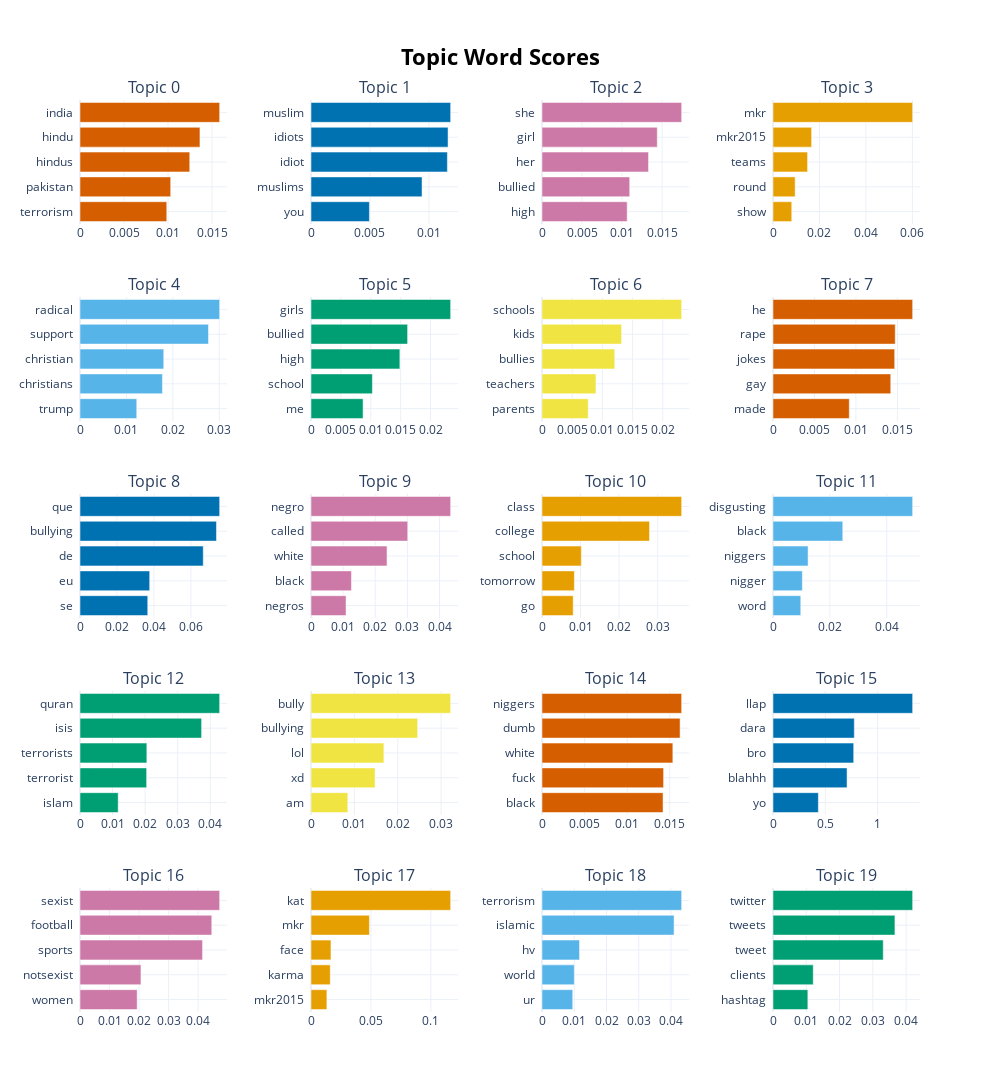

Notebook code for this chart:
### Code cell
topic_model.visualize_barchart(top_n_topics=20)

### Figure 1 — Plotly figure (JSON) as saved in the notebook; plotly's stock layout.template omitted (floating-point values rounded to 4 significant figures)
{"data": [{"marker": {"color": "#D55E00"}, "orientation": "h", "type": "bar", "x": [0.009855, 0.0103, 0.01246, 0.01362, 0.01586], "xaxis": "x", "y": ["terrorism  ", "pakistan  ", "hindus  ", "hindu  ", "india  "], "yaxis": "y"}, {"marker": {"color": "#0072B2"}, "orientation": "h", "type": "bar", "x": [0.004954, 0.009416, 0.01156, 0.01162, 0.01184], "xaxis": "x2", "y": ["you  ", "muslims  ", "idiot  ", "idiots  ", "muslim  "], "yaxis": "y2"}, {"marker": {"color": "#CC79A7"}, "orientation": "h", "type": "bar", "x": [0.01064, 0.01096, 0.01331, 0.0144, 0.01744], "xaxis": "x3", "y": ["high  ", "bullied  ", "her  ", "girl  ", "she  "], "yaxis": "y3"}, {"marker": {"color": "#E69F00"}, "orientation": "h", "type": "bar", "x": [0.008072, 0.009537, 0.01488, 0.01662, 0.06011], "xaxis": "x4", "y": ["show  ", "round  ", "teams  ", "mkr2015  ", "mkr  "], "yaxis": "y4"}, {"marker": {"color": "#56B4E9"}, "orientation": "h", "type": "bar", "x": [0.01222, 0.01775, 0.01803, 0.02767, 0.03007], "xaxis": "x5", "y": ["trump  ", "christians  ", "christian  ", "support  ", "radical  "], "yaxis": "y5"}, {"marker": {"color": "#009E73"}, "orientation": "h", "type": "bar", "x": [0.008712, 0.01027, 0.01487, 0.01616, 0.02336], "xaxis": "x6", "y": ["me  ", "school  ", "high  ", "bullied  ", "girls  "], "yaxis": "y6"}, {"marker": {"color": "#F0E442"}, "orientation": "h", "type": "bar", "x": [0.007649, 0.008933, 0.01204, 0.01318, 0.02312], "xaxis": "x7", "y": ["parents  ", "teachers  ", "bullies  ", "kids  ", "schools  "], "yaxis": "y7"}, {"marker": {"color": "#D55E00"}, "orientation": "h", "type": "bar", "x": [0.009197, 0.0142, 0.01467, 0.01474, 0.01684], "xaxis": "x8", "y": ["made  ", "gay  ", "jokes  ", "rape  ", "he  "], "yaxis": "y8"}, {"marker": {"color": "#0072B2"}, "orientation": "h", "type": "bar", "x": [0.03666, 0.0377, 0.06669, 0.07383, 0.07556], "xaxis": "x9", "y": ["se  ", "eu  ", "de  ", "bullying  ", "que  "], "yaxis": "y9"}, {"marker": {"color": "#CC79A7"}, "orientation": "h", "type": "bar", "x": [0.01091, 0.01258, 0.02366, 0.03011, 0.04347], "xaxis": "x10", "y": ["negros  ", "black  ", "white  ", "called  ", "negro  "], "yaxis": "y10"}, {"marker": {"color": "#E69F00"}, "orientation": "h", "type": "bar", "x": [0.008091, 0.008395, 0.0102, 0.02788, 0.03622], "xaxis": "x11", "y": ["go  ", "tomorrow  ", "school  ", "college  ", "class  "], "yaxis": "y11"}, {"marker": {"color": "#56B4E9"}, "orientation": "h", "type": "bar", "x": [0.009765, 0.01033, 0.01235, 0.02455, 0.04913], "xaxis": "x12", "y": ["word  ", "nigger  ", "niggers  ", "black  ", "disgusting  "], "yaxis": "y12"}, {"marker": {"color": "#009E73"}, "orientation": "h", "type": "bar", "x": [0.01173, 0.02047, 0.02053, 0.03734, 0.04288], "xaxis": "x13", "y": ["islam  ", "terrorist  ", "terrorists  ", "isis  ", "quran  "], "yaxis": "y13"}, {"marker": {"color": "#F0E442"}, "orientation": "h", "type": "bar", "x": [0.008492, 0.01477, 0.0168, 0.02459, 0.0322], "xaxis": "x14", "y": ["am  ", "xd  ", "lol  ", "bullying  ", "bully  "], "yaxis": "y14"}, {"marker": {"color": "#D55E00"}, "orientation": "h", "type": "bar", "x": [0.01421, 0.01427, 0.01536, 0.01621, 0.01639], "xaxis": "x15", "y": ["black  ", "fuck  ", "white  ", "dumb  ", "niggers  "], "yaxis": "y15"}, {"marker": {"color": "#0072B2"}, "orientation": "h", "type": "bar", "x": [0.4335, 0.7077, 0.7712, 0.777, 1.334], "xaxis": "x16", "y": ["yo  ", "blahhh  ", "bro  ", "dara  ", "llap  "], "yaxis": "y16"}, {"marker": {"color": "#CC79A7"}, "orientation": "h", "type": "bar", "x": [0.01936, 0.02064, 0.0415, 0.04463, 0.04729], "xaxis": "x17", "y": ["women  ", "notsexist  ", "sports  ", "football  ", "sexist  "], "yaxis": "y17"}, {"marker": {"color": "#E69F00"}, "orientation": "h", "type": "bar", "x": [0.01326, 0.01608, 0.01665, 0.04875, 0.1165], "xaxis": "x18", "y": ["mkr2015  ", "karma  ", "face  ", "mkr  ", "kat  "], "yaxis": "y18"}, {"marker": {"color": "#56B4E9"}, "orientation": "h", "type": "bar", "x": [0.009532, 0.01001, 0.01163, 0.04096, 0.0433], "xaxis": "x19", "y": ["ur  ", "world  ", "hv  ", "islamic  ", "terrorism  "], "yaxis": "y19"}, {"marker": {"color": "#009E73"}, "orientation": "h", "type": "bar", "x": [0.01048, 0.0121, 0.03314, 0.03665, 0.04197], "xaxis": "x20", "y": ["hashtag  ", "clients  ", "tweet  ", "tweets  ", "twitter  "], "yaxis": "y20"}], "layout": {"annotations": [{"font": {"size": 16}, "showarrow": false, "text": "Topic 0", "x": 0.0875, "xanchor": "center", "xref": "paper", "y": 1.0, "yanchor": "bottom", "yref": "paper"}, {"font": {"size": 16}, "showarrow": false, "text": "Topic 1", "x": 0.3625, "xanchor": "center", "xref": "paper", "y": 1.0, "yanchor": "bottom", "yref": "paper"}, {"font": {"size": 16}, "showarrow": false, "text": "Topic 2", "x": 0.6375, "xanchor": "center", "xref": "paper", "y": 1.0, "yanchor": "bottom", "yref": "paper"}, {"font": {"size": 16}, "showarrow": false, "text": "Topic 3", "x": 0.9125, "xanchor": "center", "xref": "paper", "y": 1.0, "yanchor": "bottom", "yref": "paper"}, {"font": {"size": 16}, "showarrow": false, "text": "Topic 4", "x": 0.0875, "xanchor": "center", "xref": "paper", "y": 0.784, "yanchor": "bottom", "yref": "paper"}, {"font": {"size": 16}, "showarrow": false, "text": "Topic 5", "x": 0.3625, "xanchor": "center", "xref": "paper", "y": 0.784, "yanchor": "bottom", "yref": "paper"}, {"font": {"size": 16}, "showarrow": false, "text": "Topic 6", "x": 0.6375, "xanchor": "center", "xref": "paper", "y": 0.784, "yanchor": "bottom", "yref": "paper"}, {"font": {"size": 16}, "showarrow": false, "text": "Topic 7", "x": 0.9125, "xanchor": "center", "xref": "paper", "y": 0.784, "yanchor": "bottom", "yref": "paper"}, {"font": {"size": 16}, "showarrow": false, "text": "Topic 8", "x": 0.0875, "xanchor": "center", "xref": "paper", "y": 0.568, "yanchor": "bottom", "yref": "paper"}, {"font": {"size": 16}, "showarrow": false, "text": "Topic 9", "x": 0.3625, "xanchor": "center", "xref": "paper", "y": 0.568, "yanchor": "bottom", "yref": "paper"}, {"font": {"size": 16}, "showarrow": false, "text": "Topic 10", "x": 0.6375, "xanchor": "center", "xref": "paper", "y": 0.568, "yanchor": "bottom", "yref": "paper"}, {"font": {"size": 16}, "showarrow": false, "text": "Topic 11", "x": 0.9125, "xanchor": "center", "xref": "paper", "y": 0.568, "yanchor": "bottom", "yref": "paper"}, {"font": {"size": 16}, "showarrow": false, "text": "Topic 12", "x": 0.0875, "xanchor": "center", "xref": "paper", "y": 0.352, "yanchor": "bottom", "yref": "paper"}, {"font": {"size": 16}, "showarrow": false, "text": "Topic 13", "x": 0.3625, "xanchor": "center", "xref": "paper", "y": 0.352, "yanchor": "bottom", "yref": "paper"}, {"font": {"size": 16}, "showarrow": false, "text": "Topic 14", "x": 0.6375, "xanchor": "center", "xref": "paper", "y": 0.352, "yanchor": "bottom", "yref": "paper"}, {"font": {"size": 16}, "showarrow": false, "text": "Topic 15", "x": 0.9125, "xanchor": "center", "xref": "paper", "y": 0.352, "yanchor": "bottom", "yref": "paper"}, {"font": {"size": 16}, "showarrow": false, "text": "Topic 16", "x": 0.0875, "xanchor": "center", "xref": "paper", "y": 0.136, "yanchor": "bottom", "yref": "paper"}, {"font": {"size": 16}, "showarrow": false, "text": "Topic 17", "x": 0.3625, "xanchor": "center", "xref": "paper", "y": 0.136, "yanchor": "bottom", "yref": "paper"}, {"font": {"size": 16}, "showarrow": false, "text": "Topic 18", "x": 0.6375, "xanchor": "center", "xref": "paper", "y": 0.136, "yanchor": "bottom", "yref": "paper"}, {"font": {"size": 16}, "showarrow": false, "text": "Topic 19", "x": 0.9125, "xanchor": "center", "xref": "paper", "y": 0.136, "yanchor": "bottom", "yref": "paper"}], "height": 1250, "hoverlabel": {"bgcolor": "white", "font": {"family": "Rockwell", "size": 16}}, "showlegend": false, "title": {"font": {"color": "Black", "size": 22}, "text": "<b>Topic Word Scores", "x": 0.5, "xanchor": "center", "yanchor": "top"}, "width": 1000, "xaxis": {"anchor": "y", "autorange": true, "domain": [0, 0.175], "range": [0, 0.0167], "showgrid": true, "showspikes": false, "type": "linear"}, "xaxis10": {"anchor": "y10", "autorange": true, "domain": [0.275, 0.45], "range": [0, 0.04575], "showgrid": true, "showspikes": false, "type": "linear"}, "xaxis11": {"anchor": "y11", "autorange": true, "domain": [0.55, 0.725], "range": [0, 0.03812], "showgrid": true, "showspikes": false, "type": "linear"}, "xaxis12": {"anchor": "y12", "autorange": true, "domain": [0.825, 1], "range": [0, 0.05172], "showgrid": true, "showspikes": false, "type": "linear"}, "xaxis13": {"anchor": "y13", "autorange": true, "domain": [0, 0.175], "range": [0, 0.04514], "showgrid": true, "showspikes": false, "type": "linear"}, "xaxis14": {"anchor": "y14", "autorange": true, "domain": [0.275, 0.45], "range": [0, 0.03389], "showgrid": true, "showspikes": false, "type": "linear"}, "xaxis15": {"anchor": "y15", "autorange": true, "domain": [0.55, 0.725], "range": [0, 0.01725], "showgrid": true, "showspikes": false, "type": "linear"}, "xaxis16": {"anchor": "y16", "autorange": true, "domain": [0.825, 1], "range": [0, 1.405], "showgrid": true, "showspikes": false, "type": "linear"}, "xaxis17": {"anchor": "y17", "autorange": true, "domain": [0, 0.175], "range": [0, 0.04978], "showgrid": true, "showspikes": false, "type": "linear"}, "xaxis18": {"anchor": "y18", "autorange": true, "domain": [0.275, 0.45], "range": [0, 0.1227], "showgrid": true, "showspikes": false, "type": "linear"}, "xaxis19": {"anchor": "y19", "autorange": true, "domain": [0.55, 0.725], "range": [0, 0.04558], "showgrid": true, "showspikes": false, "type": "linear"}, "xaxis2": {"anchor": "y2", "autorange": true, "domain": [0.275, 0.45], "range": [0, 0.01246], "showgrid": true, "showspikes": false, "type": "linear"}, "xaxis20": {"anchor": "y20", "autorange": true, "domain": [0.825, 1], "range": [0, 0.04418], "showgrid": true, "showspikes": false, "type": "linear"}, "xaxis3": {"anchor": "y3", "autorange": true, "domain": [0.55, 0.725], "range": [0, 0.01836], "showgrid": true, "showspikes": false, "type": "linear"}, "xaxis4": {"anchor": "y4", "autorange": true, "domain": [0.825, 1], "range": [0, 0.06327], "showgrid": true, "showspikes": false, "type": "linear"}, "xaxis5": {"anchor": "y5", "autorange": true, "domain": [0, 0.175], "range": [0, 0.03166], "showgrid": true, "showspikes": false, "type": "linear"}, "xaxis6": {"anchor": "y6", "autorange": true, "domain": [0.275, 0.45], "range": [0, 0.02459], "showgrid": true, "showspikes": false, "type": "linear"}, "xaxis7": {"anchor": "y7", "autorange": true, "domain": [0.55, 0.725], "range": [0, 0.02434], "showgrid": true, "showspikes": false, "type": "linear"}, "xaxis8": {"anchor": "y8", "autorange": true, "domain": [0.825, 1], "range": [0, 0.01773], "showgrid": true, "showspikes": false, "type": "linear"}, "xaxis9": {"anchor": "y9", "autorange": true, "domain": [0, 0.175], "range": [0, 0.07953], "showgrid": true, "showspikes": false, "type": "linear"}, "yaxis": {"anchor": "x", "autorange": true, "domain": [0.864, 1.0], "range": [-0.5, 4.5], "showgrid": true, "showspikes": false, "type": "category"}, "yaxis10": {"anchor": "x10", "autorange": true, "domain": [0.432, 0.568], "range": [-0.5, 4.5], "showgrid": true, "showspikes": false, "type": "category"}, "yaxis11": {"anchor": "x11", "autorange": true, "domain": [0.432, 0.568], "range": [-0.5, 4.5], "showgrid": true, "showspikes": false, "type": "category"}, "yaxis12": {"anchor": "x12", "autorange": true, "domain": [0.432, 0.568], "range": [-0.5, 4.5], "showgrid": true, "showspikes": false, "type": "category"}, "yaxis13": {"anchor": "x13", "autorange": true, "domain": [0.216, 0.352], "range": [-0.5, 4.5], "showgrid": true, "showspikes": false, "type": "category"}, "yaxis14": {"anchor": "x14", "autorange": true, "domain": [0.216, 0.352], "range": [-0.5, 4.5], "showgrid": true, "showspikes": false, "type": "category"}, "yaxis15": {"anchor": "x15", "autorange": true, "domain": [0.216, 0.352], "range": [-0.5, 4.5], "showgrid": true, "showspikes": false, "type": "category"}, "yaxis16": {"anchor": "x16", "autorange": true, "domain": [0.216, 0.352], "range": [-0.5, 4.5], "showgrid": true, "showspikes": false, "type": "category"}, "yaxis17": {"anchor": "x17", "autorange": true, "domain": [0, 0.136], "range": [-0.5, 4.5], "showgrid": true, "showspikes": false, "type": "category"}, "yaxis18": {"anchor": "x18", "autorange": true, "domain": [0, 0.136], "range": [-0.5, 4.5], "showgrid": true, "showspikes": false, "type": "category"}, "yaxis19": {"anchor": "x19", "autorange": true, "domain": [0, 0.136], "range": [-0.5, 4.5], "showgrid": true, "showspikes": false, "type": "category"}, "yaxis2": {"anchor": "x2", "autorange": true, "domain": [0.864, 1.0], "range": [-0.5, 4.5], "showgrid": true, "showspikes": false, "type": "category"}, "yaxis20": {"anchor": "x20", "autorange": true, "domain": [0, 0.136], "range": [-0.5, 4.5], "showgrid": true, "showspikes": false, "type": "category"}, "yaxis3": {"anchor": "x3", "autorange": true, "domain": [0.864, 1.0], "range": [-0.5, 4.5], "showgrid": true, "showspikes": false, "type": "category"}, "yaxis4": {"anchor": "x4", "autorange": true, "domain": [0.864, 1.0], "range": [-0.5, 4.5], "showgrid": true, "showspikes": false, "type": "category"}, "yaxis5": {"anchor": "x5", "autorange": true, "domain": [0.648, 0.784], "range": [-0.5, 4.5], "showgrid": true, "showspikes": false, "type": "category"}, "yaxis6": {"anchor": "x6", "autorange": true, "domain": [0.648, 0.784], "range": [-0.5, 4.5], "showgrid": true, "showspikes": false, "type": "category"}, "yaxis7": {"anchor": "x7", "autorange": true, "domain": [0.648, 0.784], "range": [-0.5, 4.5], "showgrid": true, "showspikes": false, "type": "category"}, "yaxis8": {"anchor": "x8", "autorange": true, "domain": [0.648, 0.784], "range": [-0.5, 4.5], "showgrid": true, "showspikes": false, "type": "category"}, "yaxis9": {"anchor": "x9", "autorange": true, "domain": [0.432, 0.568], "range": [-0.5, 4.5], "showgrid": true, "showspikes": false, "type": "category"}}}
